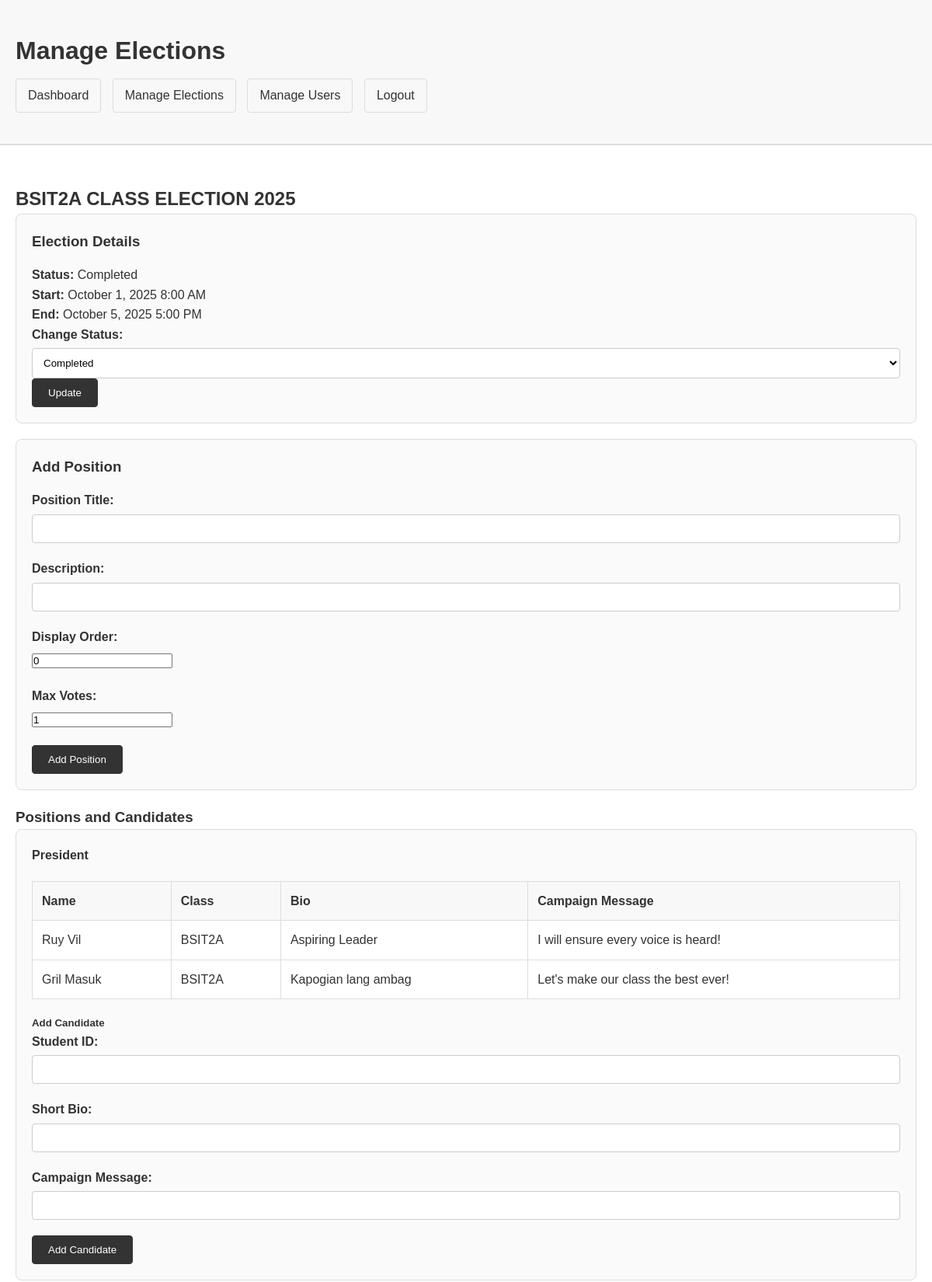
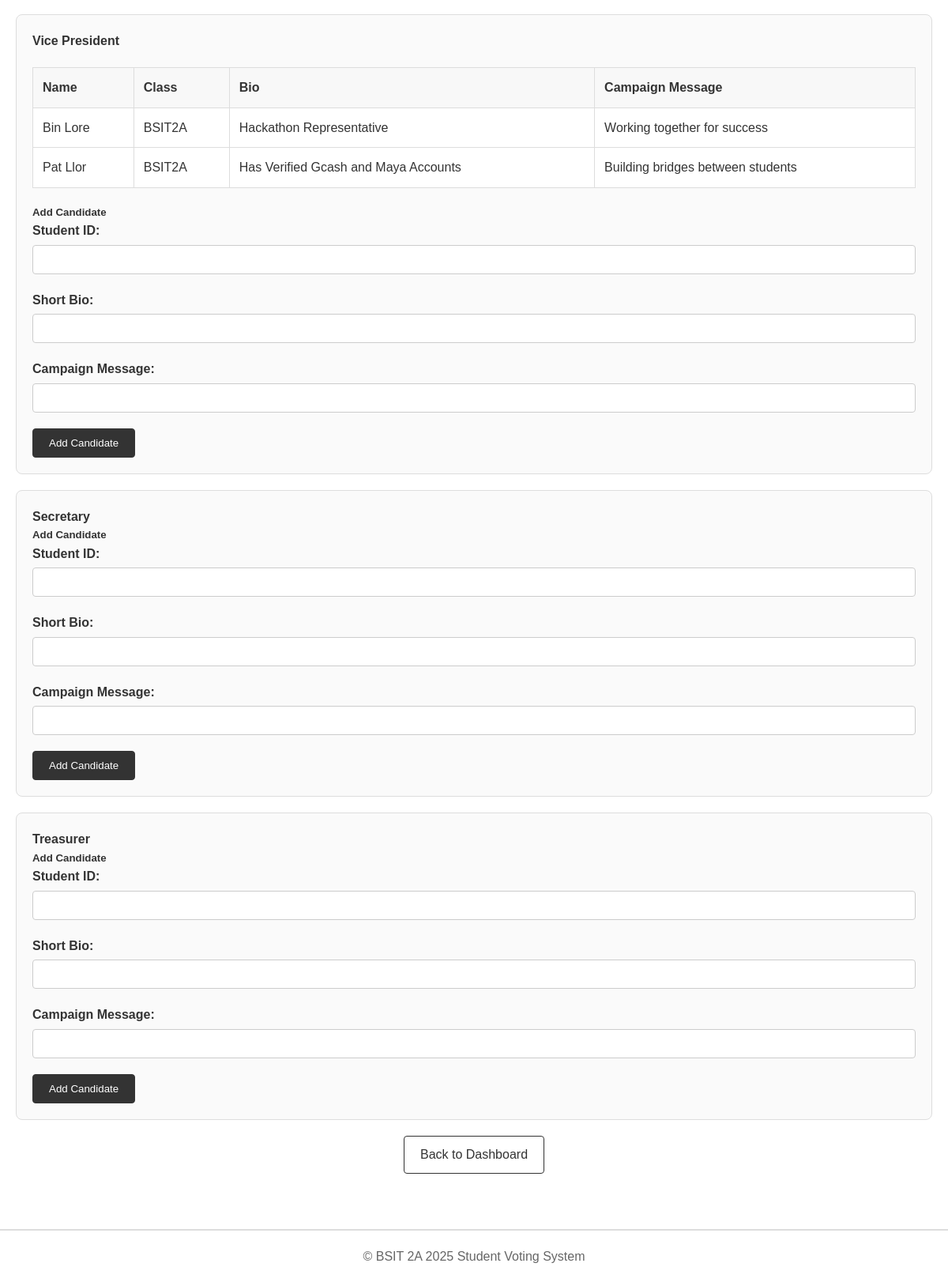
Page /admin_elections.php?action=manage&id=1 (signed in) on the committed database (2 pictures, top to bottom).
### tables this page shows
CREATE TABLE elections (
    election_id INT AUTO_INCREMENT PRIMARY KEY,
    title VARCHAR(200) NOT NULL,
    description TEXT,
    start_date DATETIME NOT NULL,
    end_date DATETIME NOT NULL,
    status ENUM('upcoming', 'active', 'completed', 'cancelled') DEFAULT 'upcoming',
    created_by VARCHAR(20) NOT NULL,
    created_at TIMESTAMP DEFAULT CURRENT_TIMESTAMP,
    updated_at TIMESTAMP DEFAULT CURRENT_TIMESTAMP ON UPDATE CURRENT_TIMESTAMP,
    FOREIGN KEY (created_by) REFERENCES users(user_id),
    INDEX idx_dates (start_date, end_date),
    INDEX idx_status (status)
);

CREATE TABLE positions (
    position_id INT AUTO_INCREMENT PRIMARY KEY,
    election_id INT NOT NULL,
    title VARCHAR(100) NOT NULL,
    description TEXT,
    display_order INT DEFAULT 0,
    max_votes INT DEFAULT 1,
    created_at TIMESTAMP DEFAULT CURRENT_TIMESTAMP,
    FOREIGN KEY (election_id) REFERENCES elections(election_id) ON DELETE CASCADE,
    INDEX idx_election (election_id),
    INDEX idx_order (display_order)
);

CREATE TABLE candidates (
    candidate_id INT AUTO_INCREMENT PRIMARY KEY,
    position_id INT NOT NULL,
    user_id VARCHAR(20) NOT NULL,
    short_bio TEXT,
    campaign_message TEXT,
    is_active BOOLEAN DEFAULT TRUE,
    created_at TIMESTAMP DEFAULT CURRENT_TIMESTAMP,
    FOREIGN KEY (position_id) REFERENCES positions(position_id) ON DELETE CASCADE,
    FOREIGN KEY (user_id) REFERENCES users(user_id),
    UNIQUE KEY unique_candidate (position_id, user_id),
    INDEX idx_position (position_id)
);

CREATE TABLE users (
    user_id VARCHAR(20) PRIMARY KEY,
    name VARCHAR(100) NOT NULL,
    class VARCHAR(50) NOT NULL,
    password_hash VARCHAR(255) NOT NULL,
    role ENUM('student', 'admin') DEFAULT 'student',
    is_active BOOLEAN DEFAULT TRUE,
    created_at TIMESTAMP DEFAULT CURRENT_TIMESTAMP,
    last_login TIMESTAMP NULL,
    INDEX idx_class (class),
    INDEX idx_role (role)
);

### admin_elections.php (the view, shortened to what this page needs)
<?php
$conn = getDBConnection();
$action = isset($_GET['action']) ? $_GET['action'] : 'list';
$election_id = isset($_GET['id']) ? intval($_GET['id']) : 0;
$election = null;
if ($action == 'manage' && $election_id > 0) {
    $election_query = "SELECT * FROM elections WHERE election_id = ?";
    $election_stmt = $conn->prepare($election_query);
    $election_stmt->bind_param("i", $election_id);
    $election_stmt->execute();
    $election = $election_stmt->get_result()->fetch_assoc();
}
?>
<!DOCTYPE html>
<html lang="en">
<head>
    <link rel="stylesheet" href="style.css">
</head>
<body>
    <header>
        <div class="container">
            <h1>Manage Elections</h1>
            <nav>
                <a href="admin_dashboard.php">Dashboard</a>
                <a href="admin_elections.php">Manage Elections</a>
                <a href="admin_users.php">Manage Users</a>
                <a href="logout.php">Logout</a>
            </nav>
        </div>
    </header>
    <div class="container">
        <?php if ($action == 'create'): ?>
            <h2>Create New Election</h2>
            <div class="card">
                <form method="POST" action="">
                    <div class="form-group">
                        <label for="title">Election Title:</label>
                        <input type="text" id="title" name="title" required>
                    </div>
                    <div class="form-group">
                        <label for="description">Description:</label>
                        <textarea id="description" name="description" rows="4"></textarea>
                    </div>
                    <div class="form-group">
                        <label for="start_date">Start Date & Time:</label>
                        <input type="datetime-local" id="start_date" name="start_date" required>
                    </div>
                    <div class="form-group">
                        <label for="end_date">End Date & Time:</label>
                        <input type="datetime-local" id="end_date" name="end_date" required>
                    </div>
                    <button type="submit" name="create_election">Create Election</button>
                    <a href="admin_elections.php" class="btn btn-secondary">Cancel</a>
                </form>
            </div>
        <?php elseif ($action == 'manage' && $election): ?>
            <h2><?php echo htmlspecialchars($election['title']); ?></h2>
            <div class="card">
                <h3>Election Details</h3>
                <p><strong>Status:</strong> <?php echo ucfirst($election['status']); ?></p>
                <p><strong>Start:</strong> <?php echo date('F j, Y g:i A', strtotime($election['start_date'])); ?></p>
                <p><strong>End:</strong> <?php echo date('F j, Y g:i A', strtotime($election['end_date'])); ?></p>
                <form method="POST" action="" style="display: inline;">
                    <label for="status">Change Status:</label>
                    <select name="status" id="status">
                        <option value="completed" <?php echo $election['status'] == 'completed' ? 'selected' : ''; ?>>Completed</option>
                    </select>
                    <button type="submit" name="update_status">Update</button>
                </form>
            </div>
            <div class="card">
                <h3>Add Position</h3>
                <form method="POST" action="">
                    <div class="form-group">
                        <label for="pos_title">Position Title:</label>
                        <input type="text" id="pos_title" name="title" required>
                    </div>
                    <div class="form-group">
                        <label for="pos_description">Description:</label>
                        <input type="text" id="pos_description" name="description">
                    </div>
                    <div class="form-group">
                        <label for="display_order">Display Order:</label>
                        <input type="number" id="display_order" name="display_order" value="0">
                    </div>
                    <div class="form-group">
                        <label for="max_votes">Max Votes:</label>
                        <input type="number" id="max_votes" name="max_votes" value="1">
                    </div>
                    <button type="submit" name="add_position">Add Position</button>
                </form>
            </div>
            <?php
            $positions_query = "SELECT * FROM positions WHERE election_id = ? ORDER BY display_order";
            $positions_stmt = $conn->prepare($positions_query);
            $positions_stmt->bind_param("i", $election_id);
            $positions_stmt->execute();
            $positions_result = $positions_stmt->get_result();
            ?>
            <h3>Positions and Candidates</h3>
            <?php while ($position = $positions_result->fetch_assoc()): ?>
                <div class="card">
                    <h4><?php echo htmlspecialchars($position['title']); ?></h4>
                    <?php
                    $candidates_query = "SELECT c.*, u.name, u.class FROM candidates c
                        JOIN users u ON c.user_id = u.user_id
                        WHERE c.position_id = ?";
                    $candidates_stmt = $conn->prepare($candidates_query);
                    $candidates_stmt->bind_param("i", $position['position_id']);
                    $candidates_stmt->execute();
                    $candidates_result = $candidates_stmt->get_result();
                    ?>
                    <?php if ($candidates_result->num_rows > 0): ?>
                        <table>
                            <thead>
                                <tr>
                                    <th>Name</th>
                                    <th>Class</th>
                                    <th>Bio</th>
                                    <th>Campaign Message</th>
                                </tr>
                            </thead>
                            <tbody>
                                <?php while ($candidate = $candidates_result->fetch_assoc()): ?>
                                <tr>
                                    <td><?php echo htmlspecialchars($candidate['name']); ?></td>
                                    <td><?php echo htmlspecialchars($candidate['class']); ?></td>
                                    <td><?php echo htmlspecialchars($candidate['short_bio']); ?></td>
                                    <td><?php echo htmlspecialchars($candidate['campaign_message']); ?></td>
                                </tr>
                                <?php endwhile; ?>
                            </tbody>
                        </table>
                    <?php endif; ?>
                    <h5>Add Candidate</h5>
                    <form method="POST" action="">
                        <div class="form-group">
                            <label for="user_id_<?php echo $position['position_id']; ?>">Student ID:</label>
                            <input type="text" id="user_id_<?php echo $position['position_id']; ?>" name="user_id" required>
                        </div>
                        <div class="form-group">
                            <label for="bio_<?php echo $position['position_id']; ?>">Short Bio:</label>
                            <input type="text" id="bio_<?php echo $position['position_id']; ?>" name="short_bio">
                        </div>
                        <div class="form-group">
                            <label for="campaign_<?php echo $position['position_id']; ?>">Campaign Message:</label>
                            <input type="text" id="campaign_<?php echo $position['position_id']; ?>" name="campaign_message">
                        </div>
                        <button type="submit" name="add_candidate">Add Candidate</button>
                    </form>
                </div>
            <?php endwhile; ?>
            <div class="text-center mt-20">
                <a href="admin_dashboard.php" class="btn btn-secondary">Back to Dashboard</a>
            </div>
        <?php else: ?>
            <p>Invalid election ID or election not found.</p>
            <a href="admin_dashboard.php" class="btn">Back to Dashboard</a>
        <?php endif; ?>
    </div>
    <footer>
        <p>&copy; BSIT 2A 2025 Student Voting System</p>
    </footer>
</body>
</html>

### style.css (style rules this page uses)
* { margin: 0; padding: 0; box-sizing: border-box; }
body { font-family: Arial, sans-serif; background-color: #ffffff; color: #333; line-height: 1.6; }
.container { max-width: 1200px; margin: 0 auto; padding: 20px; }
header { background-color: #f8f8f8; border-bottom: 2px solid #ddd; padding: 20px 0; margin-bottom: 30px; }
header h1 { color: #333; }
nav { margin-top: 10px; }
nav a { color: #333; text-decoration: none; padding: 8px 15px; margin-right: 10px; border: 1px solid #ddd; border-radius: 4px; display: inline-block; }
.form-group { margin-bottom: 20px; }
label { display: block; margin-bottom: 5px; font-weight: bold; color: #333; }
input[type="text"], input[type="password"], textarea, select { width: 100%; padding: 10px; border: 1px solid #ccc; border-radius: 4px; background-color: #fff; }
button, .btn { padding: 10px 20px; border: 1px solid #333; border-radius: 4px; background-color: #333; color: #fff; cursor: pointer; text-decoration: none; display: inline-block; }
.btn-secondary { background-color: #fff; color: #333; border: 1px solid #333; }
table { width: 100%; border-collapse: collapse; margin: 20px 0; background-color: #fff; }
th, td { padding: 12px; text-align: left; border: 1px solid #ddd; }
th { background-color: #f8f8f8; font-weight: bold; }
.card { border: 1px solid #ddd; border-radius: 8px; padding: 20px; margin-bottom: 20px; background-color: #fafafa; }
.card h3 { margin-bottom: 15px; color: #333; }
footer { margin-top: 50px; padding: 20px 0; border-top: 2px solid #ddd; text-align: center; color: #666; }
.text-center { text-align: center; }
.mt-20 { margin-top: 20px; }

### rows in the picture
elections: title "BSIT2A CLASS ELECTION 2025", status "Completed", start_date "October 1, 2025 8:00 AM", end_date "October 5, 2025 5:00 PM"
positions: title "President"
candidates: user.name "Ruy Vil", user.class "BSIT2A", short_bio "Aspiring Leader", campaign_message "I will ensure every voice is heard!"
candidates: user.name "Gril Masuk", user.class "BSIT2A", short_bio "Kapogian lang ambag", campaign_message "Let's make our class the best ever!"
positions: title "Vice President"
candidates: user.name "Bin Lore", user.class "BSIT2A", short_bio "Hackathon Representative", campaign_message "Working together for success"
candidates: user.name "Pat Llor", user.class "BSIT2A", short_bio "Has Verified Gcash and Maya Accounts", campaign_message "Building bridges between students"
positions: title "Secretary"
positions: title "Treasurer"
